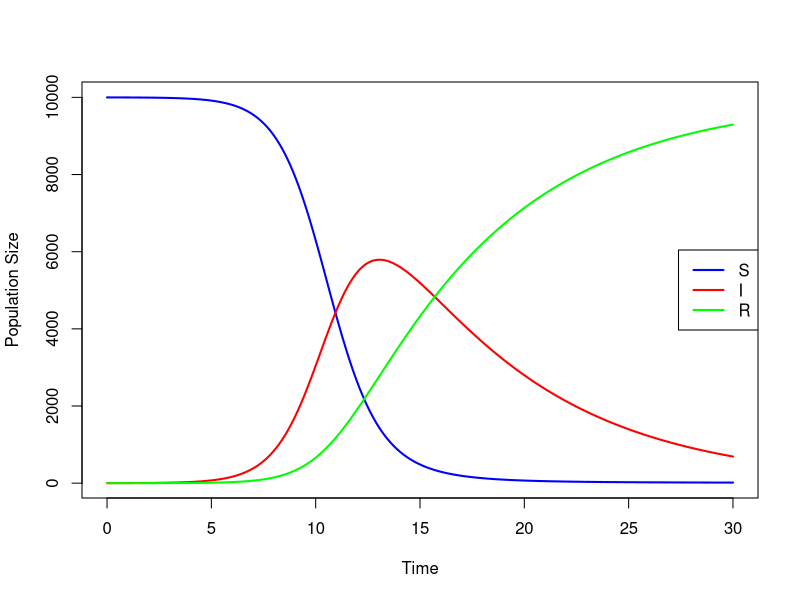
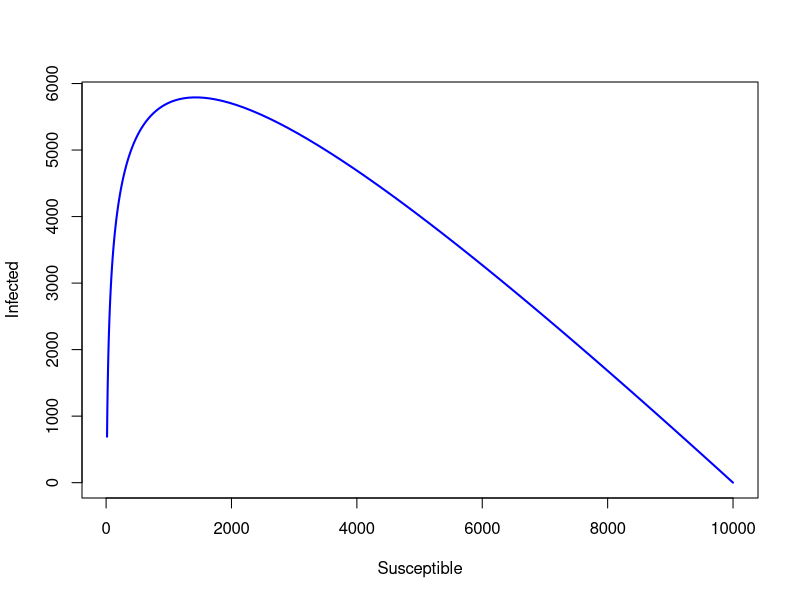
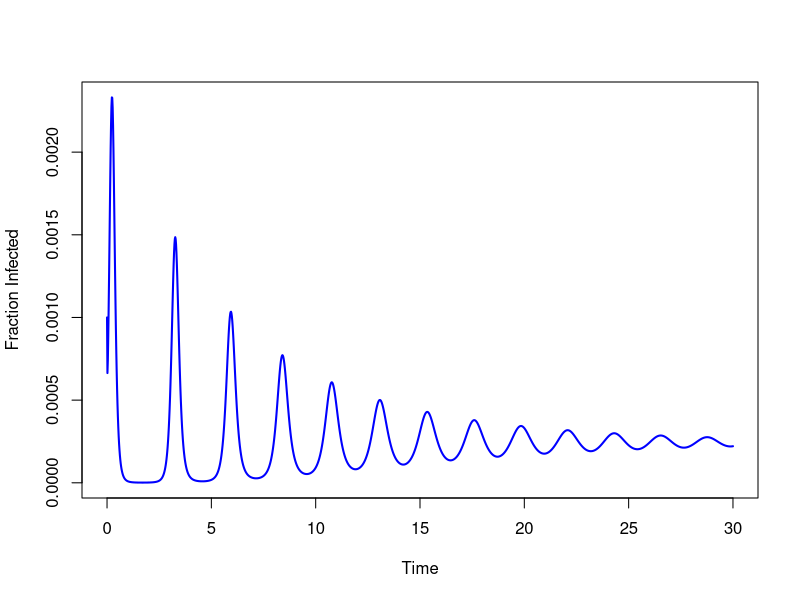
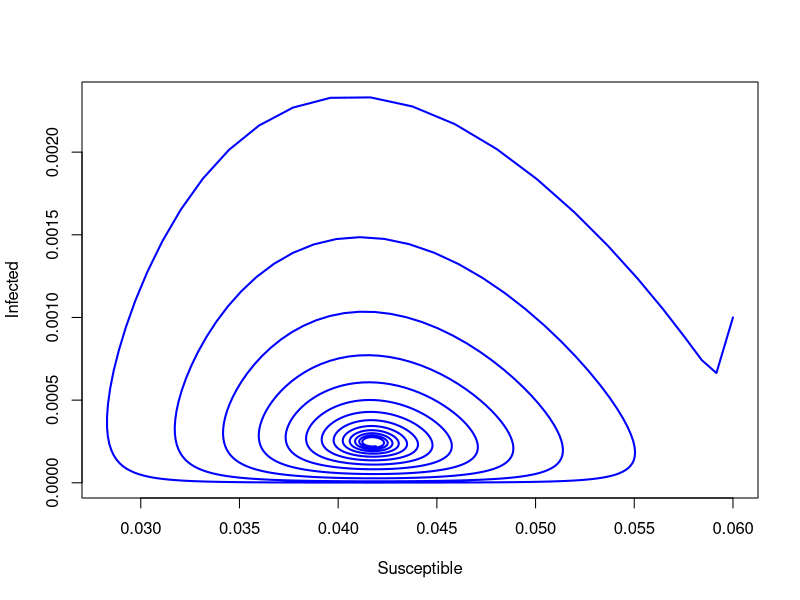
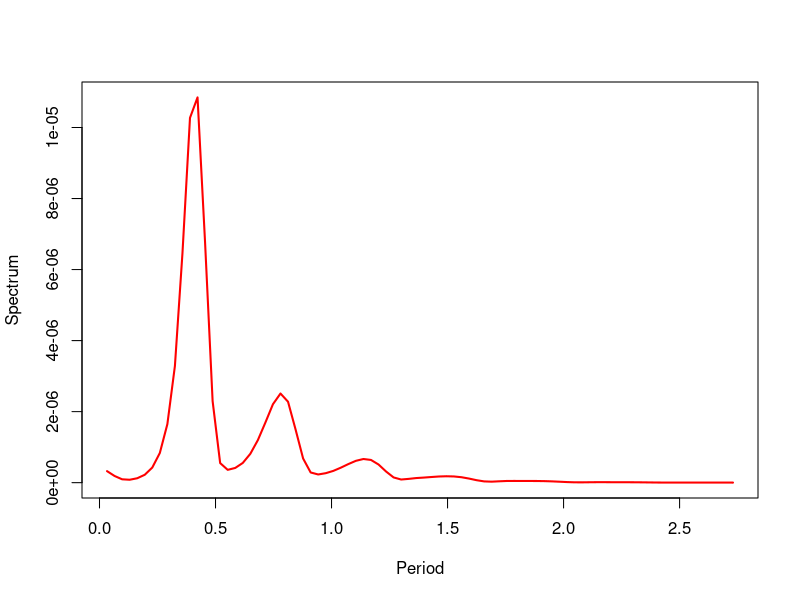
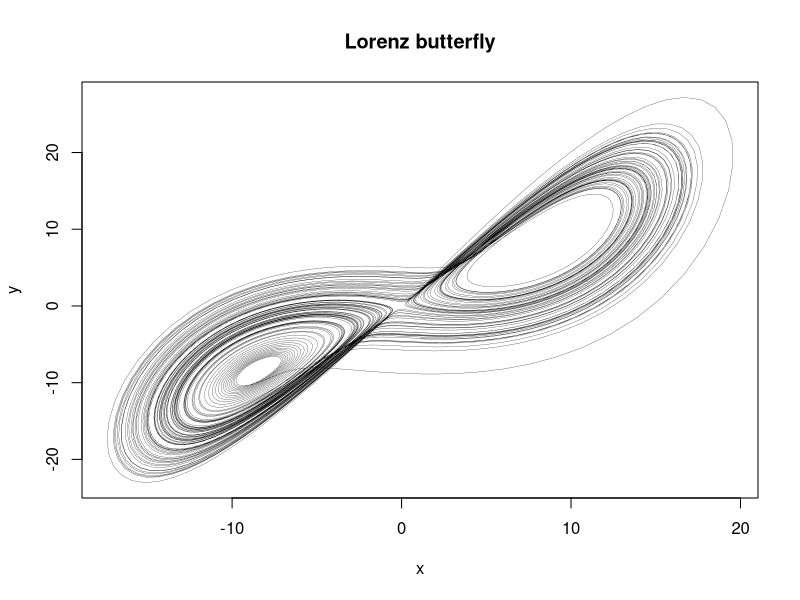
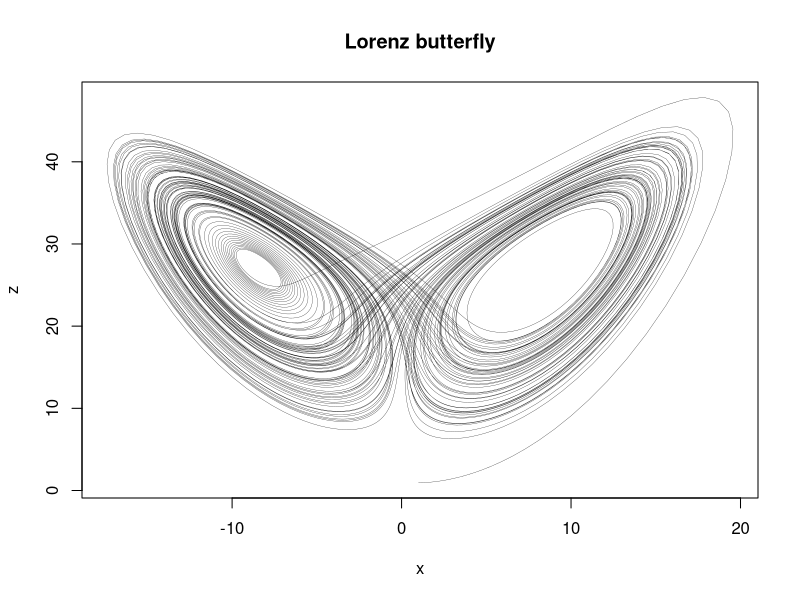
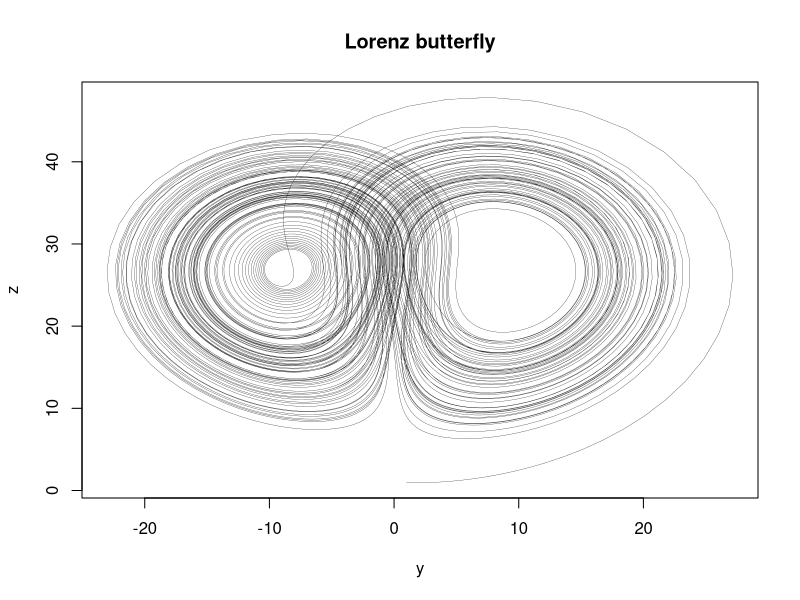

The R source for these figures, in order:
## ---- chunk 1
knitr::opts_chunk$set(echo = TRUE)
## ---- chunk 2
## if you haven't already
#install.packages(deSolve)
require(deSolve)
sir <- function(t,x,parms){
    S <- x[1]
    I <- x[2]
    R <- x[3]
  with(as.list(parms),
{
    dS <- -beta*S*I
    dI <- beta*S*I - nu*I
    dR <- nu*I
    res <- c(dS,dI,dR)
  list(res)
})
}
## ---- chunk 3
N <- 1e4
parms <- c(N=N,beta=0.0001, nu = 1/7)
times <- seq(0,30,0.1)
x0 <- c(N-1,1,0)
stateMatrix <- as.data.frame(lsoda(x0,times,sir,parms))

colnames(stateMatrix) <- c("time","S","I","R")
plot(stateMatrix[,"time"], stateMatrix[,"S"], type="l", lwd=2, col="blue",
     xlab="Time", ylab="Population Size")
lines(stateMatrix[,"time"], stateMatrix[,"I"], col="red", lwd=2)
lines(stateMatrix[,"time"], stateMatrix[,"R"], col="green", lwd=2)
legend("right", c("S","I","R"), col=c("blue","red","green"), lwd=2)
## ---- chunk 4
plot(stateMatrix[,"S"], stateMatrix[,"I"], type="l", lwd=2, col="blue",
     xlab="Susceptible", ylab="Infected")
## ---- chunk 5
seir <- function(t,x,parms){
    S <- x[1]
    E <- x[2]
    I <- x[3]
    R <- x[4]
  with(as.list(parms),{
    dS <- mu*(N*(1-p)-S) - beta*S*I/N
    dE <- beta*S*I/N - (mu + sigma)*E
    dI <- sigma*E-(mu+gamma)*I
    dR <- gamma*I-mu*R+ mu*N*p
    res <- c(dS,dE,dI,dR)
    list(res)
  })
}

times <-  seq(0, 30, by = 1/52)
parms <-  c(mu = 1/75, N = 1, p = 0, beta = 1250, sigma = 365/7, gamma = 365/7)
xstart = c(S = 0.06, E = 0, I = 0.001, R = 0)
stateMatrix <-  as.data.frame(lsoda(xstart, times, seir, parms))
##
colnames(stateMatrix) <- c("time","S","E", "I","R")
plot(stateMatrix[,"time"], stateMatrix[,"I"], type="l", lwd=2, col="blue",
     xlab="Time", ylab="Fraction Infected")
## ---- chunk 6
plot(stateMatrix[,"S"], stateMatrix[,"I"], type="l", lwd=2, col="blue",
     xlab="Susceptible", ylab="Infected")
## ---- chunk 7
spec <- spectrum(stateMatrix$I, log="no", spans=c(2,2), plot=FALSE)
delta <- 1/52
plot(spec$freq[1:84]/delta, 2*spec$spec[1:84], type="l", lwd=2, col="red", xlab="Period", ylab="Spectrum")
fmax <- which(spec$spec==max(spec$spec))
1/spec$freq[fmax]
## ---- chunk 8
lorenz <- function(t, state, p) {
    with(as.list(c(state, parms)), {

        dx <- sigma*(y - x)
        dy <- x*(rho - z) - y
        dz <- x*y - beta*z

        list(c(dx, dy, dz))
    })
}

parms <- c(sigma=10, beta=8/3, rho=28)
y0 <- c(x = 1, y = 1, z = 1)
y0p <- y0 + c(1e-6, 0, 0)
times <- seq(0, 100, 0.01)

out <- ode(y = y0, times = times, func = lorenz, parms = parms)
out2 <- ode(y = y0p, times = times, func = lorenz, parms = parms)

plot(out[,"x"], out[,"y"], type="l", lwd=0.25, main = "Lorenz butterfly", xlab = "x", ylab = "y")
plot(out[,"x"], out[,"z"], type="l", lwd=0.25, main = "Lorenz butterfly", xlab = "x", ylab = "z")
plot(out[,"y"], out[,"z"], type="l", lwd=0.25, main = "Lorenz butterfly", xlab = "y", ylab = "z")
